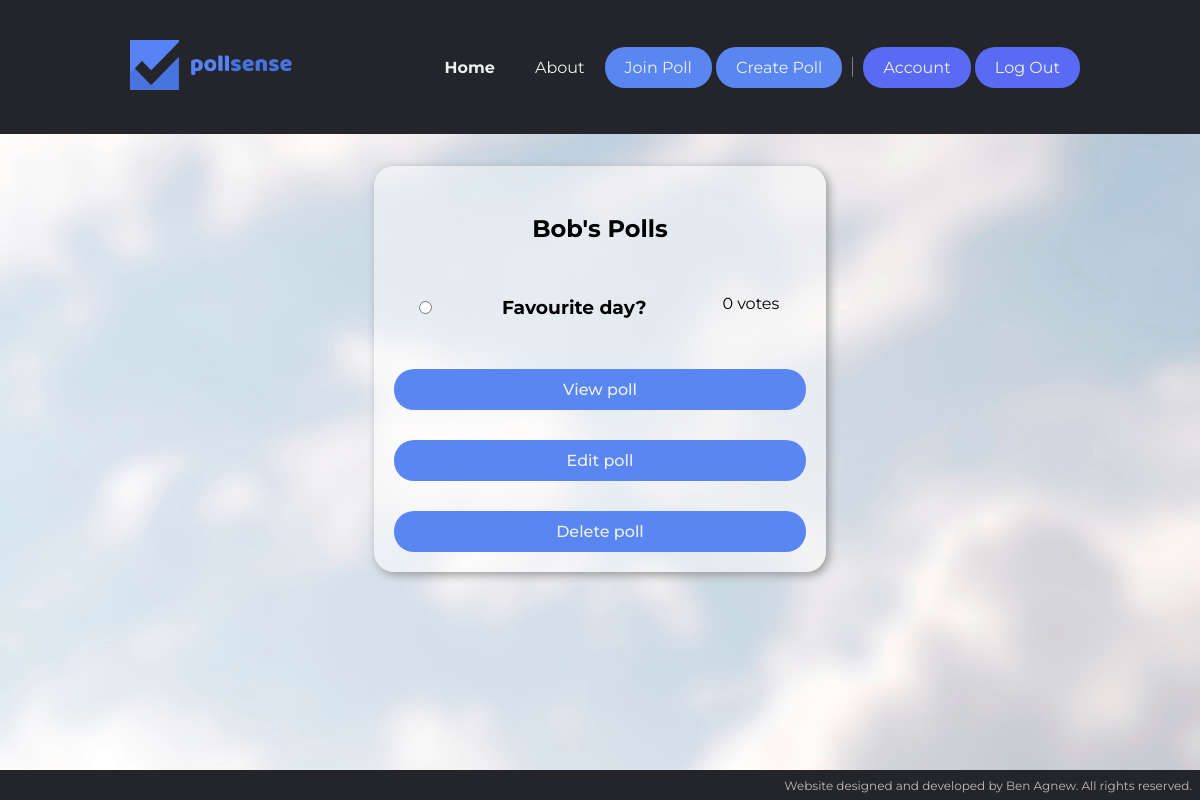
/pages/manage?username=alice.adams (signed in), run on the app's committed database.
### tables this page shows
CREATE TABLE polls (
    poll_id INT UNSIGNED AUTO_INCREMENT UNIQUE PRIMARY KEY NOT NULL,
    title VARCHAR(64) NOT NULL,
    mult_choice BOOLEAN DEFAULT 0 NOT NULL,
    username VARCHAR(64),
    reports INT UNSIGNED DEFAULT 0 NOT NULL,
    FOREIGN KEY (username) REFERENCES users(username)
);

CREATE TABLE users (
    forename VARCHAR(64) NOT NULL,
    surname VARCHAR(64) NOT NULL,
    username VARCHAR(64) NOT NULL UNIQUE PRIMARY KEY,
    password VARCHAR(64) NOT NULL,
    admin BOOLEAN DEFAULT 0 NOT NULL
);

### pages/manage.php (the view, shortened to what this page needs)
<!DOCTYPE html>
<html>
    <head>
        <?php include "../scripts/incl_head.php";?>
    </head>
    <body id="manage">
        <?php include "../scripts/incl_navbar.php";?>
        <div class="content">
            <div class="card-container">
                <div class="card">
<?php
include "../scripts/incl_db_handler.php";
if (isset($_SESSION["username"])){
    $username = mysqli_real_escape_string($dbConn, $_SESSION["username"]);
    $dbQuery = "SELECT polls.poll_id, polls.title, polls.mult_choice,
    SUM(options.votes) AS total_votes, users.forename FROM polls, options, users
    WHERE polls.poll_id = options.poll_id AND users.username = polls.username
    AND users.username = \"$username\" GROUP BY poll_id
    HAVING COUNT(polls.poll_id) >= 1;";
    $dbQueryResult = mysqli_query($dbConn, $dbQuery);
    if (mysqli_error($dbConn)) {
        header("location: ../pages/info?error=manage");
    } else if (mysqli_num_rows($dbQueryResult) < 1) {
        header("location: ../pages/info?error=manage--no_polls");
    } else {
        $dbQueryResultRow = mysqli_fetch_assoc($dbQueryResult);
        $forename = $dbQueryResultRow["forename"];
        echo "<form name=\"manage\" action=\"../scripts/form_handler.php\"
        method=\"post\">
        <h2>".$forename."'s Polls</h2>
        <table>";
        while ($dbQueryResultRow){
            echo "<tr>
                <td><td><input type=\"radio\" value=\"".
                $dbQueryResultRow["poll_id"]."\" required name=\"radio_poll_manage\"></td></td>
                <td><h3>".$dbQueryResultRow["title"]."</h3></td>
                <td><p>".$dbQueryResultRow["total_votes"]." votes</p></td>
            </tr>";
            $dbQueryResultRow = mysqli_fetch_assoc($dbQueryResult);
        }
        echo "</table><div>
            <td><input type=\"submit\" name=\"poll_manage_view\" value=\"View poll\"></td>
            <td><input type=\"submit\" name=\"poll_manage_edit\" value=\"Edit poll\"></td>
            <td><input type=\"submit\" name=\"poll_manage_delete\" value=\"Delete poll\"></td></div>
        </form>";
    }
} else {
    header("location: ../pages/info?error=manage");
}
?>
                </div>
            </div>
        </div>
        <?php include "../scripts/incl_footer.php";?>
    </body>
</html>

### styles/styles.css (style rules this page uses)
* { box-sizing: border-box; margin: 0; padding: 0; font-family: Montserrat, "Helvetica Neue", Helvetica, Arial, sans-serif; }
body { background-color: #b7bec5; background-image: url(../assets/background.jpg); background-repeat: no-repeat; background-size: cover; font-size: 12pt; height: 100%; }
nav+.content { margin: 3%; padding-top: 110px; text-align: justify; }
.action, input[type=submit], .admin-msg { border: none; border-radius: 20px; padding: 11px 20px; font-size: 12pt; cursor: pointer; display: inline; }
.primary, input[type=submit] { background-color: #5a86f2; }
.action, a, input[type="submit"] { color: #edf0f1; text-decoration: none; }
.content h1 ,.content h2, .content h3 { line-height: 1.5; text-align: center; padding: 20px 0; }
.card-container { display: flex; justify-content: center; text-align: center; position: relative; clear: both; }
.card { background-color: rgba(255, 255, 255, 0.5); border-radius: 20px; box-shadow: 3px 3px 10px #999; display: inline-block; margin: 20px; overflow: hidden; padding: 0 20px 20px; position: relative; text-align: center; vertical-align: top; align-content: center !important; width: 40%; }
.card form, .card .infoMessage { height: 100%; display: flex; flex-direction: column; justify-content: space-between; padding: 25px 0 0; }
.card:not(.welcome-card) .action, input[type="submit"] { width: 100%; font-weight: 500; margin-top: 30px; }
input[type="radio"] { margin-top: 12px; }
.card h3 { padding-bottom: 10px; }
form table { width: 100%; }
form table td { padding: 5px; }
form table td:nth-child(2) { text-align: left; }
form table td:nth-child(3) { text-align: right; }

### data on the page
polls: username.forename "Bob", title "Favourite day?", total_votes "0"
